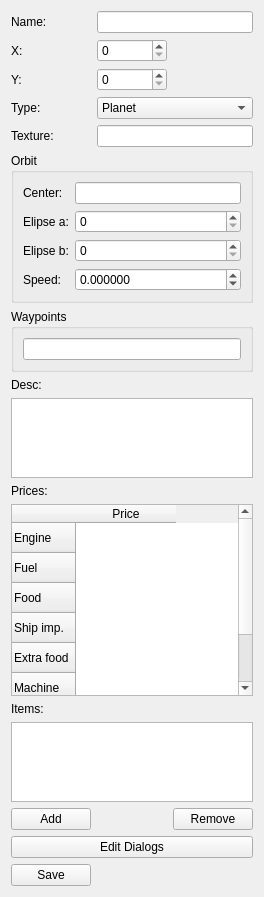
<?xml version="1.0" encoding="UTF-8"?>
<ui version="4.0">
 <class>ObjectEditor</class>
 <widget class="QWidget" name="ObjectEditor">
  <property name="geometry">
   <rect>
    <x>0</x>
    <y>0</y>
    <width>264</width>
    <height>897</height>
   </rect>
  </property>
  <property name="windowTitle">
   <string>Form</string>
  </property>
  <layout class="QGridLayout" name="gridLayout_3">
   <item row="0" column="0">
    <widget class="QLabel" name="label">
     <property name="text">
      <string>Name:</string>
     </property>
    </widget>
   </item>
   <item row="0" column="1" colspan="2">
    <widget class="QLineEdit" name="name"/>
   </item>
   <item row="1" column="0">
    <widget class="QLabel" name="label_2">
     <property name="text">
      <string>X:</string>
     </property>
    </widget>
   </item>
   <item row="1" column="1">
    <widget class="QSpinBox" name="x">
     <property name="maximum">
      <number>10000</number>
     </property>
    </widget>
   </item>
   <item row="2" column="0">
    <widget class="QLabel" name="label_3">
     <property name="text">
      <string>Y:</string>
     </property>
    </widget>
   </item>
   <item row="2" column="1">
    <widget class="QSpinBox" name="y">
     <property name="maximum">
      <number>10000</number>
     </property>
    </widget>
   </item>
   <item row="3" column="0">
    <widget class="QLabel" name="label_4">
     <property name="text">
      <string>Type:</string>
     </property>
    </widget>
   </item>
   <item row="3" column="1" colspan="2">
    <widget class="QComboBox" name="comboBox">
     <item>
      <property name="text">
       <string>Planet</string>
      </property>
     </item>
     <item>
      <property name="text">
       <string>Star</string>
      </property>
     </item>
     <item>
      <property name="text">
       <string>Ship</string>
      </property>
     </item>
     <item>
      <property name="text">
       <string>Enemy ship</string>
      </property>
     </item>
    </widget>
   </item>
   <item row="4" column="0">
    <widget class="QLabel" name="label_7">
     <property name="text">
      <string>Texture:</string>
     </property>
    </widget>
   </item>
   <item row="4" column="1" colspan="2">
    <widget class="QLineEdit" name="texture"/>
   </item>
   <item row="5" column="0" colspan="3">
    <widget class="QGroupBox" name="orbit">
     <property name="title">
      <string>Orbit</string>
     </property>
     <layout class="QGridLayout" name="gridLayout">
      <item row="2" column="1">
       <widget class="QSpinBox" name="a">
        <property name="maximum">
         <number>1000</number>
        </property>
       </widget>
      </item>
      <item row="0" column="0">
       <widget class="QLabel" name="label_9">
        <property name="text">
         <string>Center:</string>
        </property>
       </widget>
      </item>
      <item row="2" column="0">
       <widget class="QLabel" name="label_11">
        <property name="text">
         <string>Elipse b:</string>
        </property>
       </widget>
      </item>
      <item row="3" column="1">
       <widget class="QDoubleSpinBox" name="speed">
        <property name="decimals">
         <number>6</number>
        </property>
        <property name="minimum">
         <double>-99.989999999999995</double>
        </property>
       </widget>
      </item>
      <item row="3" column="0">
       <widget class="QLabel" name="label_12">
        <property name="text">
         <string>Speed:</string>
        </property>
       </widget>
      </item>
      <item row="1" column="0">
       <widget class="QLabel" name="label_10">
        <property name="text">
         <string>Elipse a:</string>
        </property>
       </widget>
      </item>
      <item row="1" column="1">
       <widget class="QSpinBox" name="b">
        <property name="maximum">
         <number>1000</number>
        </property>
       </widget>
      </item>
      <item row="0" column="1">
       <widget class="QLineEdit" name="center"/>
      </item>
     </layout>
    </widget>
   </item>
   <item row="6" column="0" colspan="3">
    <widget class="QGroupBox" name="waypointsBox">
     <property name="title">
      <string>Waypoints</string>
     </property>
     <layout class="QGridLayout" name="gridLayout_2">
      <item row="0" column="0">
       <widget class="QLineEdit" name="waypoints"/>
      </item>
     </layout>
    </widget>
   </item>
   <item row="7" column="0">
    <widget class="QLabel" name="label_8">
     <property name="text">
      <string>Desc:</string>
     </property>
    </widget>
   </item>
   <item row="8" column="0" colspan="3">
    <widget class="QTextEdit" name="desc">
     <property name="sizePolicy">
      <sizepolicy hsizetype="Expanding" vsizetype="Preferred">
       <horstretch>0</horstretch>
       <verstretch>0</verstretch>
      </sizepolicy>
     </property>
    </widget>
   </item>
   <item row="9" column="0">
    <widget class="QLabel" name="label_5">
     <property name="text">
      <string>Prices:</string>
     </property>
    </widget>
   </item>
   <item row="10" column="0" colspan="3">
    <widget class="QTableWidget" name="prices">
     <property name="sizePolicy">
      <sizepolicy hsizetype="Expanding" vsizetype="Minimum">
       <horstretch>0</horstretch>
       <verstretch>0</verstretch>
      </sizepolicy>
     </property>
     <property name="showDropIndicator" stdset="0">
      <bool>false</bool>
     </property>
     <property name="showGrid">
      <bool>false</bool>
     </property>
     <property name="wordWrap">
      <bool>false</bool>
     </property>
     <property name="cornerButtonEnabled">
      <bool>false</bool>
     </property>
     <attribute name="horizontalHeaderVisible">
      <bool>true</bool>
     </attribute>
     <attribute name="horizontalHeaderHighlightSections">
      <bool>false</bool>
     </attribute>
     <attribute name="verticalHeaderVisible">
      <bool>true</bool>
     </attribute>
     <attribute name="verticalHeaderHighlightSections">
      <bool>false</bool>
     </attribute>
     <row>
      <property name="text">
       <string>Engine</string>
      </property>
     </row>
     <row>
      <property name="text">
       <string>Fuel</string>
      </property>
     </row>
     <row>
      <property name="text">
       <string>Food</string>
      </property>
     </row>
     <row>
      <property name="text">
       <string>Ship imp.</string>
      </property>
     </row>
     <row>
      <property name="text">
       <string>Extra food</string>
      </property>
     </row>
     <row>
      <property name="text">
       <string>Machine</string>
      </property>
     </row>
     <row>
      <property name="text">
       <string>Gun</string>
      </property>
     </row>
     <column>
      <property name="text">
       <string>Price</string>
      </property>
     </column>
    </widget>
   </item>
   <item row="11" column="0">
    <widget class="QLabel" name="label_6">
     <property name="text">
      <string>Items:</string>
     </property>
    </widget>
   </item>
   <item row="12" column="0" colspan="3">
    <widget class="QListWidget" name="items"/>
   </item>
   <item row="13" column="0">
    <widget class="QPushButton" name="addItem">
     <property name="text">
      <string>Add</string>
     </property>
    </widget>
   </item>
   <item row="13" column="2">
    <widget class="QPushButton" name="removeItem">
     <property name="text">
      <string>Remove</string>
     </property>
    </widget>
   </item>
   <item row="15" column="0">
    <widget class="QPushButton" name="pushButton">
     <property name="text">
      <string>Save</string>
     </property>
    </widget>
   </item>
   <item row="14" column="0" colspan="3">
    <widget class="QPushButton" name="editDialogs">
     <property name="text">
      <string>Edit Dialogs</string>
     </property>
    </widget>
   </item>
  </layout>
 </widget>
 <resources/>
 <connections/>
</ui>
